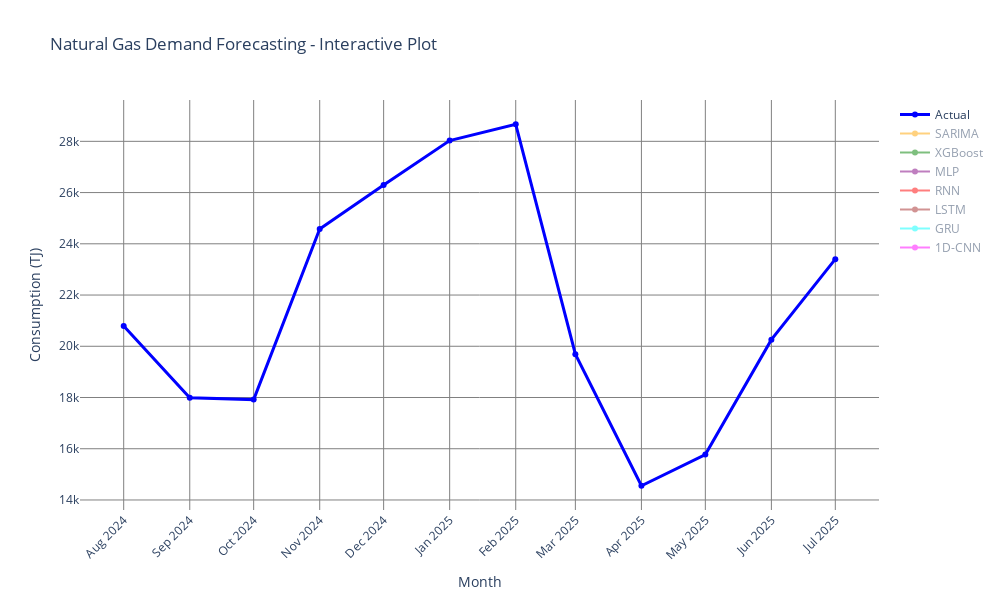

Here is the notebook cell this chart was saved with:
### Markdown cell above
#### 3.2 Interactive plot

### Code cell
import plotly.graph_objects as go

# X-axis 
months = test_supervised.index  # if index has datetime

# Actual values
actual = test_supervised['y'].values

# Create interactive figure
fig = go.Figure()

# Actual series
fig.add_trace(go.Scatter(x=months, y=actual, mode='lines+markers',
                         name='Actual', line=dict(color='blue', width=3)))

# Forecasts
fig.add_trace(go.Scatter(x=months, y=y_pred_sarima, mode='lines+markers', name='SARIMA', line=dict(color="orange"), visible="legendonly"))
fig.add_trace(go.Scatter(x=months, y=y_pred_recursive_xgb, mode='lines+markers', name='XGBoost', line=dict(color="green"), visible="legendonly"))
fig.add_trace(go.Scatter(x=months, y=y_pred_recursive_mlp, mode='lines+markers', name='MLP', line=dict(color="purple"), visible="legendonly"))
fig.add_trace(go.Scatter(x=months, y=y_pred_recursive_rnn, mode='lines+markers', name='RNN', line=dict(color="red"), visible="legendonly"))
fig.add_trace(go.Scatter(x=months, y=y_pred_recursive_lstm, mode='lines+markers', name='LSTM', line=dict(color="brown"), visible="legendonly"))
fig.add_trace(go.Scatter(x=months, y=y_pred_recursive_gru, mode='lines+markers', name='GRU', line=dict(color="cyan"), visible="legendonly"))
fig.add_trace(go.Scatter(x=months, y=y_pred_recursive_cnn, mode='lines+markers', name='1D-CNN', line=dict(color="magenta"), visible="legendonly"))

# Layout settings
fig.update_layout(
    title="Natural Gas Demand Forecasting - Interactive Plot",
    xaxis_title="Month",
    yaxis_title="Consumption (TJ)",
    hovermode="x unified",
    xaxis=dict(showgrid=True, gridcolor="grey", gridwidth=1, dtick="M1", tickformat="%b %Y", tickangle=-45),
    yaxis=dict(showgrid=True, gridcolor="grey", gridwidth=1),
    plot_bgcolor="white",
    width=1000,   
    height=600    
)

fig.show()
